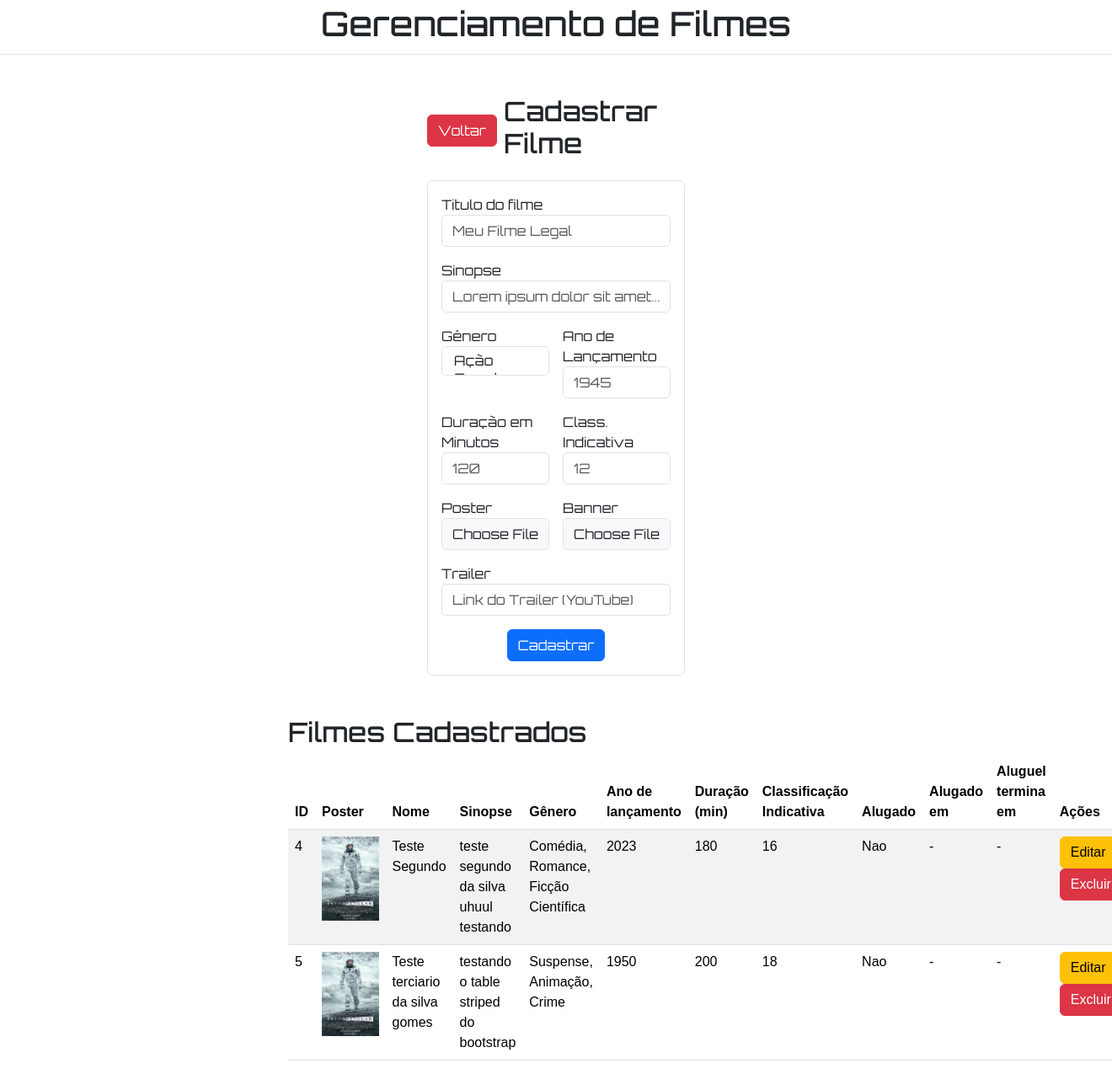
The page /app/views/admin/movies/ (signed in) on the database its author committed.
### tables this page shows
CREATE TABLE `movies` (
  `id` int(11) NOT NULL,
  `title` varchar(100) NOT NULL,
  `description` text DEFAULT NULL,
  `release_yr` year(4) DEFAULT NULL,
  `duration` int(11) DEFAULT NULL,
  `rented` tinyint(1) NOT NULL DEFAULT 0,
  `rent_start_date` date DEFAULT NULL,
  `rent_end_date` date DEFAULT NULL,
  `poster` varchar(255) DEFAULT NULL,
  `banner` varchar(255) DEFAULT NULL,
  `trailer_url` varchar(255) DEFAULT NULL,
  `age_rating` varchar(10) DEFAULT NULL
);

### app/views/admin/movies/index.php (the view, shortened to what this page needs)
<?php
include (__DIR__ . "/../../../middleware/admin.php");
$sql = "SELECT * FROM genres";
$genres = $conn->query($sql);
$sql = "SELECT movies.*, GROUP_CONCAT(genres.name SEPARATOR ', ') AS genres_names
    FROM movies
    LEFT JOIN movie_genres ON movies.id = movie_genres.movie_id
    LEFT JOIN genres ON movie_genres.genre_id = genres.id
    GROUP BY movies.id";
$movies = $conn->query($sql);
?>
<!DOCTYPE html>
<html lang="pt-BR">
<head>
    <link href="https://cdn.jsdelivr.net/npm/bootstrap@5.3.8/dist/css/bootstrap.min.css" rel="stylesheet">
    <link rel="stylesheet" href="../../../assets/css/style.css">
</head>
<body>
    <header class="text-center border-bottom p-1">
        <h1>Gerenciamento de Filmes</h1>
    </header>
    <main class="d-flex flex-column align-items-center" style="height: calc(100vh - 65px);">
        <section class="container w-25">
            <div class="d-flex align-items-center justify-content-center gap-2 mt-5">
                <a href="../../../views/admin/" class="btn btn-danger">Voltar</a>
                <h2>Cadastrar Filme</h2>
            </div>
            <form action="../../../controllers/movies/create.php" method="POST" class="text-center border p-3 rounded mb-5 mt-3" enctype="multipart/form-data">
                <div class="text-start">
                    <label for="title">Titulo do filme</label>
                    <input class="form-control mb-3" type="text" name="title" placeholder="Meu Filme Legal" id="title" required>
                </div>
                <div class="text-start">
                    <label for="desc">Sinopse</label>
                    <input class="form-control mb-3" type="text" name="desc" id="desc" placeholder="Lorem ipsum dolor sit amet..." required>
                </div>
                <div class="d-flex gap-3">
                    <div class="text-start w-50">
                        <label for="genre">Gênero</label>
                        <select class="form-select mb-3" name="genre[]" id="genre" multiple size="1" class="select">
                            <?php while($genre = $genres->fetch_assoc()): ?>
                                <option value="<?= $genre['id'] ?>"><?= $genre['name'] ?></option>
                            <?php endwhile ?>
                        </select>
                    </div>
                    <div class="text-start w-50">
                        <label for="release">Ano de Lançamento</label>
                        <input class="form-control mb-3" type="number" id="release" name="release_yr" min="1888" max="2026" maxlenght="4" placeholder="1945" required>
                    </div>
                </div>
                <div class="d-flex gap-3">
                    <div class="text-start w-50">
                        <label for="min">Duração em Minutos</label>
                        <input class="form-control mb-3" type="number" id="min" name="duration" placeholder="120" required>
                    </div>
                    <div class="text-start w-50">
                        <label for="age">Class. Indicativa</label>
                        <input class="form-control mb-3" type="number" id="age" name="age_rating" max="18" maxlenght="2" placeholder="12" required>
                    </div>
                </div>
                <div class="d-flex gap-3">
                    <div class="text-start w-50">
                        <label for="poster">Poster</label>
                        <input class="form-control mb-3" id="poster" type="file" name="poster" accept="image/*">
                    </div>
                    <div class="text-start w-50">
                        <label for="banner">Banner</label>
                        <input class="form-control mb-3" id="banner" type="file" name="poster" accept="image/*">
                    </div>
                </div>
                <div class="text-start">
                    <label for="trailer">Trailer</label>
                    <input class="form-control mb-3" type="text" name="trailer_url" placeholder="Link do Trailer (YouTube)">
                </div>
                <button type="submit" class="btn btn-primary">Cadastrar</button>
            </form>
        </section>
        <aside class="container w-50">
            <h2>Filmes Cadastrados</h2>
            <table class="table table-striped">
                <thead>
                    <tr>
                        <th>ID</th>
                        <th>Poster</th>
                        <th>Nome</th>
                        <th>Sinopse</th>
                        <th>Gênero</th>
                        <th>Ano de lançamento</th>
                        <th>Duração (min)</th>
                        <th>Classificação Indicativa</th>
                        <th>Alugado</th>
                        <th>Alugado em</th>
                        <th>Aluguel termina em</th>
                        <th>Ações</th>
                    </tr>
                </thead>
                <tbody>
                    <?php while($movie = $movies->fetch_assoc()):
                        if($movie['age_rating'] < 10){
                            $class = 'Livre';
                        } else { $class = $movie['age_rating'];}
                        if($movie['rented'] == TRUE){
                            $alugado = 'Sim';
                        } else {
                            $alugado = 'Nao';
                        } ?>
                        <tr>
                            <td><?= $movie['id'] ?></td>
                            <td><img src="../../../assets/uploads/posters/interestellar.png" alt="Poster1" style="height: 100px"></td>
                            <td><?= $movie['title'] ?></td>
                            <td><?= $movie['description'] ?></td>
                            <td><?= $movie['genres_names'] ?></td>
                            <td><?= $movie['release_yr'] ?></td>
                            <td><?= $movie['duration'] ?></td>
                            <td><?= $class ?></td>
                            <td><?= $alugado ?></td>
                            <td><?= $movie['rent_start_date'] ?? '-' ?></td>
                            <td><?= $movie['rent_end_date'] ?? '-' ?></td>
                            <td>
                                <a class="btn btn-warning" href="update.php?id=<?= $movie['id'] ?>">Editar</a>
                                <a class="btn btn-danger" href="../../../controllers/movies/delete.php?id=<?= $movie['id'] ?>">Excluir</a>
                            </td>
                        </tr>
                    <?php endwhile ?>
                </tbody>
            </table>
        </aside>
    </main>
</body>
</html>

### app/assets/css/style.css (style rules this page uses)
body { font-family: 'orbitron' !important; }
table { font-family: arial; }

### rows shown on the page
movies: id "4", title "Teste Segundo", description "teste segundo da silva uhuul testando", genres_names "Comédia, Romance, Ficção Científica", release_yr "2023", duration "180", age_rating "16", rented "Nao", rent_start_date "-", rent_end_date "-"
movies: id "5", title "Teste terciario da silva gomes", description "testando o table striped do bootstrap", genres_names "Suspense, Animação, Crime", release_yr "1950", duration "200", age_rating "18", rented "Nao", rent_start_date "-", rent_end_date "-"
